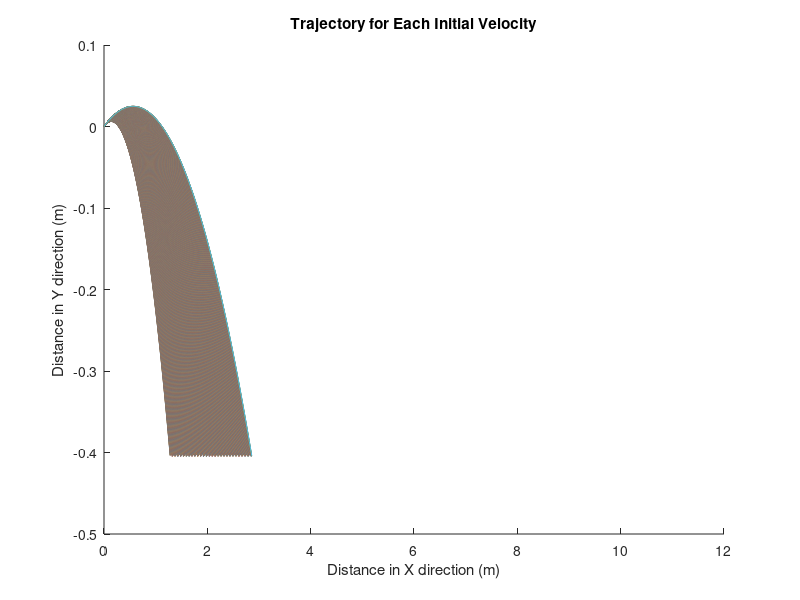

Write the MATLAB code that produced this figure.
clear
clc
close all

%Constants
g=9.81;
r=0.02;
A=pi*r^2;
Cd=0.47;
rho=1.225;
m=0.025;
h=-0.405;
Vt=sqrt((2*m*g)/(Cd*rho*A));
t=linspace(0,1.5,1000);
m_sp=0.1377;
m_fsp=(4/pi^2)*0.1377;
m_p=0.070;
M=m_p+m_fsp+m;
%Magnitude of Initial Velocity
Vmax=8;
Vmin=4;
Vv=linspace(Vmin,Vmax,1000);

%Angle

O=input('What is the angle you want for the trajectory');
O=(O*(pi/180));
%Matrixes
Vn=zeros(1000,1000);
x=linspace(0,0,1000);
y=linspace(0,0,1000);
V=linspace(0,0,1000);
y_d=linspace(0,0,1000);
X=zeros(1000,1000);
Y=zeros(1000,1000);

for n=1:1000
V_0=Vv(n)*sin(O);
U_0=Vv(n)*cos(O);
V=Vt.*((V_0-Vt*tan(g*t/Vt))./(Vt+V_0.*tan(g.*t./Vt)));
x=(Vt^2/g).*log((Vt^2+g*U_0.*t)./Vt^2);
y=(Vt^2/(2*g))*log((V_0.^2+Vt^2)./(V.^2+Vt^2));
Vn(n,:)=V;
X(n,:)=x;
Y(n,:)=y;

for i=1:1000
   if y(i)>=h
    y_d(i)=y(i);
   else 
       y_d(i)=NaN;
   end
end
hold on
plot(x,y_d)
xlabel('Distance in X direction (m)')
ylabel('Distance in Y direction (m)')
title('Trajectory for Each Initial Velocity')
end

%How to Find Vinital necessary for given value of d

F=zeros(1000);

for i=1:1000 
    for n=1:1000
if Y(i,n)>=h
    F(i,n)=X(i,n);
else
    F(i,n)=0;
end 
    end
end
%Distance between the target and the apparatus 
d=max(F'); %#ok<UDIM>

C_eff=1; %Efficiency of the energy conservation

%The minimum k of the Spring needed
cmax=input('What is the maximum compression distance you want in metres');

k_min=(((M*((Vmax^2)+g*cmax*2*sin(O)))/(cmax^2)))/C_eff;
k_min_mm=k_min/1000;
disp('The minimum k in N/mm is')
disp(k_min_mm)
disp('The minimum k in N/m is')
disp(k_min)

%How much the Spring should be compressed for a given d
k=input('What is the k you want in N/m');

if k_min<=k 
Given_distance=input('What is the given distance');

L=linspace(0,0,1000);
for i=1:1000 
if d(i)>=Given_distance
    L(i)=d(i);
else
    L(i)=NaN;
end 
end
Lmin=min(L);
i=find(L==Lmin);

a=k;
b=-2*g*(sin(O))*(M);
f=-(M)*((Vv(i))^2);
e=sqrt((b^2)-(4*a*f));
c=(-b+e)/(2*a);
disp('The minimum compressed distance in centimetres is')
disp(c*100)

else
    disp('The Spring Constant should be higher, this value cannot provide enough energy for the maximum compression value entered')
end

%Energy needed to be stored in the Spring

Ep=(((M*(0.5*(Vv(i)^2)+g*c*sin(O)))))/C_eff;

%KE at release
KE=(0.5*m*((Vv(i)^2)));